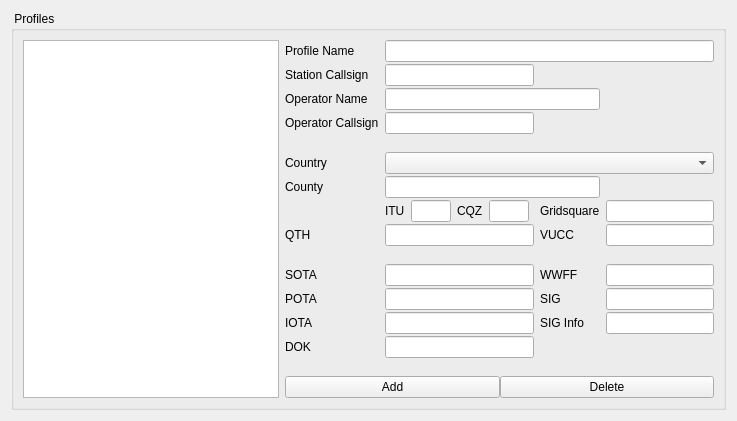
     <widget class="QWidget" name="stationTab">
      <attribute name="title">
       <string>Station</string>
      </attribute>
      <layout class="QGridLayout" name="gridLayout_2">
       <item row="0" column="0">
        <widget class="QGroupBox" name="stationProfileGroup">
         <property name="title">
          <string> Profiles</string>
         </property>
         <layout class="QGridLayout" name="gridLayout_4">
          <property name="verticalSpacing">
           <number>2</number>
          </property>
          <item row="10" column="1">
           <widget class="QLabel" name="stationSOTALabel">
            <property name="text">
             <string>SOTA</string>
            </property>
           </widget>
          </item>
          <item row="12" column="1">
           <widget class="QLabel" name="stationIOTALabel">
            <property name="text">
             <string>IOTA</string>
            </property>
           </widget>
          </item>
          <item row="10" column="2">
           <widget class="QLineEdit" name="stationSOTAEdit">
            <property name="toolTip">
             <string>SOTA (Optional parameter)</string>
            </property>
           </widget>
          </item>
          <item row="11" column="4">
           <widget class="QLineEdit" name="stationSIGEdit">
            <property name="toolTip">
             <string>SIG (Optional parameter).</string>
            </property>
           </widget>
          </item>
          <item row="7" column="2">
           <layout class="QHBoxLayout" name="horizontalLayout_31">
            <property name="spacing">
             <number>6</number>
            </property>
            <property name="bottomMargin">
             <number>0</number>
            </property>
            <item>
             <widget class="QLabel" name="stationITULabel">
              <property name="sizePolicy">
               <sizepolicy hsizetype="Maximum" vsizetype="Preferred">
                <horstretch>0</horstretch>
                <verstretch>0</verstretch>
               </sizepolicy>
              </property>
              <property name="text">
               <string>ITU</string>
              </property>
             </widget>
            </item>
            <item>
             <widget class="QLineEdit" name="stationITUEdit">
              <property name="maximumSize">
               <size>
                <width>40</width>
                <height>16777215</height>
               </size>
              </property>
             </widget>
            </item>
            <item>
             <widget class="QLabel" name="stationCQZLabel">
              <property name="sizePolicy">
               <sizepolicy hsizetype="Minimum" vsizetype="Preferred">
                <horstretch>0</horstretch>
                <verstretch>0</verstretch>
               </sizepolicy>
              </property>
              <property name="text">
               <string>CQZ</string>
              </property>
             </widget>
            </item>
            <item>
             <widget class="QLineEdit" name="stationCQZEdit">
              <property name="maximumSize">
               <size>
                <width>40</width>
                <height>16777215</height>
               </size>
              </property>
             </widget>
            </item>
            <item>
             <spacer name="horizontalSpacer">
              <property name="orientation">
               <enum>Qt::Horizontal</enum>
              </property>
              <property name="sizeHint" stdset="0">
               <size>
                <width>5</width>
                <height>5</height>
               </size>
              </property>
             </spacer>
            </item>
           </layout>
          </item>
          <item row="6" column="1">
           <widget class="QLabel" name="stationCountyLabel">
            <property name="text">
             <string>County</string>
            </property>
           </widget>
          </item>
          <item row="12" column="2">
           <widget class="QLineEdit" name="stationIOTAEdit">
            <property name="toolTip">
             <string>IOTA  (Optional parameter)</string>
            </property>
           </widget>
          </item>
          <item row="8" column="2">
           <widget class="QLineEdit" name="stationQTHEdit">
            <property name="toolTip">
             <string>QTH Name (Optional parameter)</string>
            </property>
           </widget>
          </item>
          <item row="10" column="4">
           <widget class="QLineEdit" name="stationWWFFEdit">
            <property name="toolTip">
             <string>World Wide Flora &amp; Fauna (Optional parameter)</string>
            </property>
           </widget>
          </item>
          <item row="14" column="1">
           <widget class="QLabel" name="label_5">
            <property name="text">
             <string/>
            </property>
           </widget>
          </item>
          <item row="2" column="2" colspan="2">
           <widget class="QLineEdit" name="stationOperatorEdit">
            <property name="toolTip">
             <string>Operator name (Optional parameter)</string>
            </property>
           </widget>
          </item>
          <item row="11" column="1">
           <widget class="QLabel" name="stationPOTALabel">
            <property name="text">
             <string>POTA</string>
            </property>
           </widget>
          </item>
          <item row="8" column="4">
           <widget class="QLineEdit" name="stationVUCCEdit">
            <property name="toolTip">
             <string>VUCC  Grids (Optional parameter). Ex. EN98,FM08,EM97,FM07</string>
            </property>
            <property name="inputMask">
             <string/>
            </property>
           </widget>
          </item>
          <item row="5" column="1">
           <widget class="QLabel" name="label_7">
            <property name="text">
             <string>Country</string>
            </property>
           </widget>
          </item>
          <item row="6" column="2" colspan="2">
           <widget class="QLineEdit" name="stationCountyEdit">
            <property name="toolTip">
             <string>Station County Location (Optional parameter)</string>
            </property>
           </widget>
          </item>
          <item row="12" column="3">
           <widget class="QLabel" name="stationSIGInfoLabel">
            <property name="text">
             <string>SIG Info</string>
            </property>
           </widget>
          </item>
          <item row="4" column="1">
           <widget class="QLabel" name="label_8">
            <property name="text">
             <string/>
            </property>
           </widget>
          </item>
          <item row="7" column="4">
           <widget class="QLineEdit" name="stationLocatorEdit">
            <property name="toolTip">
             <string>Station Gridsquare (Mandatory parameter)</string>
            </property>
            <property name="text">
             <string/>
            </property>
            <property name="maxLength">
             <number>12</number>
            </property>
           </widget>
          </item>
          <item row="8" column="1">
           <widget class="QLabel" name="stationQTHLabel">
            <property name="text">
             <string>QTH</string>
            </property>
           </widget>
          </item>
          <item row="9" column="1">
           <widget class="QLabel" name="label_2">
            <property name="text">
             <string/>
            </property>
           </widget>
          </item>
          <item row="0" column="1">
           <widget class="QLabel" name="stationProfileNameLabel">
            <property name="text">
             <string>Profile Name</string>
            </property>
           </widget>
          </item>
          <item row="10" column="3">
           <widget class="QLabel" name="stationWWFFLabel">
            <property name="text">
             <string>WWFF</string>
            </property>
           </widget>
          </item>
          <item row="0" column="0" rowspan="16">
           <widget class="QListView" name="stationProfilesListView">
            <property name="focusPolicy">
             <enum>Qt::NoFocus</enum>
            </property>
            <property name="contextMenuPolicy">
             <enum>Qt::NoContextMenu</enum>
            </property>
            <property name="toolTip">
             <string>List of all available Station Profiles</string>
            </property>
            <property name="editTriggers">
             <set>QAbstractItemView::NoEditTriggers</set>
            </property>
           </widget>
          </item>
          <item row="12" column="4">
           <widget class="QLineEdit" name="stationSIGInfoEdit">
            <property name="toolTip">
             <string>SIG Information (Optional parameter)</string>
            </property>
            <property name="text">
             <string/>
            </property>
           </widget>
          </item>
          <item row="0" column="2" colspan="3">
           <widget class="QLineEdit" name="stationProfileNameEdit">
            <property name="toolTip">
             <string>Profile name that is used as the alias for the Callsign, Gridsquare, Operator name, and QTH (required parameter) </string>
            </property>
           </widget>
          </item>
          <item row="5" column="2" colspan="3">
           <widget class="QComboBox" name="stationCountryCombo"/>
          </item>
          <item row="11" column="2">
           <widget class="QLineEdit" name="stationPOTAEdit"/>
          </item>
          <item row="1" column="2">
           <widget class="QLineEdit" name="stationCallsignEdit">
            <property name="toolTip">
             <string>Callsign (Mandatory parameter)</string>
            </property>
            <property name="text">
             <string/>
            </property>
            <property name="maxLength">
             <number>25</number>
            </property>
           </widget>
          </item>
          <item row="3" column="2">
           <widget class="QLineEdit" name="stationOperatorCallsignEdit">
            <property name="toolTip">
             <string>Callsign of operator (Optional parameter, if different from station callsign)</string>
            </property>
           </widget>
          </item>
          <item row="2" column="1">
           <widget class="QLabel" name="stationOperatorLabel">
            <property name="text">
             <string>Operator Name</string>
            </property>
           </widget>
          </item>
          <item row="8" column="3">
           <widget class="QLabel" name="stationVUCCLabel">
            <property name="text">
             <string>VUCC</string>
            </property>
           </widget>
          </item>
          <item row="1" column="1">
           <widget class="QLabel" name="stationCallsignLabel">
            <property name="text">
             <string>Station Callsign</string>
            </property>
           </widget>
          </item>
          <item row="7" column="3">
           <widget class="QLabel" name="stationLocatorLabel">
            <property name="text">
             <string>Gridsquare</string>
            </property>
           </widget>
          </item>
          <item row="11" column="3">
           <widget class="QLabel" name="stationSIGLabel">
            <property name="text">
             <string>SIG</string>
            </property>
           </widget>
          </item>
          <item row="3" column="1">
           <widget class="QLabel" name="label">
            <property name="text">
             <string>Operator Callsign</string>
            </property>
           </widget>
          </item>
          <item row="15" column="1" colspan="4">
           <layout class="QHBoxLayout" name="horizontalLayout_12">
            <item>
             <widget class="QPushButton" name="stationAddProfileButton">
              <property name="text">
               <string>Add</string>
              </property>
             </widget>
            </item>
            <item>
             <widget class="QPushButton" name="stationDelProfileButton">
              <property name="text">
               <string>Delete</string>
              </property>
             </widget>
            </item>
           </layout>
          </item>
          <item row="13" column="1">
           <widget class="QLabel" name="stationDarcDokLabel">
            <property name="text">
             <string>DOK</string>
            </property>
           </widget>
          </item>
          <item row="13" column="2">
           <widget class="QLineEdit" name="stationDarcDokEdit"/>
          </item>
         </layout>
        </widget>
       </item>
       <item row="1" column="0">
        <spacer name="verticalSpacer_4">
         <property name="orientation">
          <enum>Qt::Vertical</enum>
         </property>
         <property name="sizeHint" stdset="0">
          <size>
           <width>0</width>
           <height>0</height>
          </size>
         </property>
        </spacer>
       </item>
      </layout>
     </widget>
